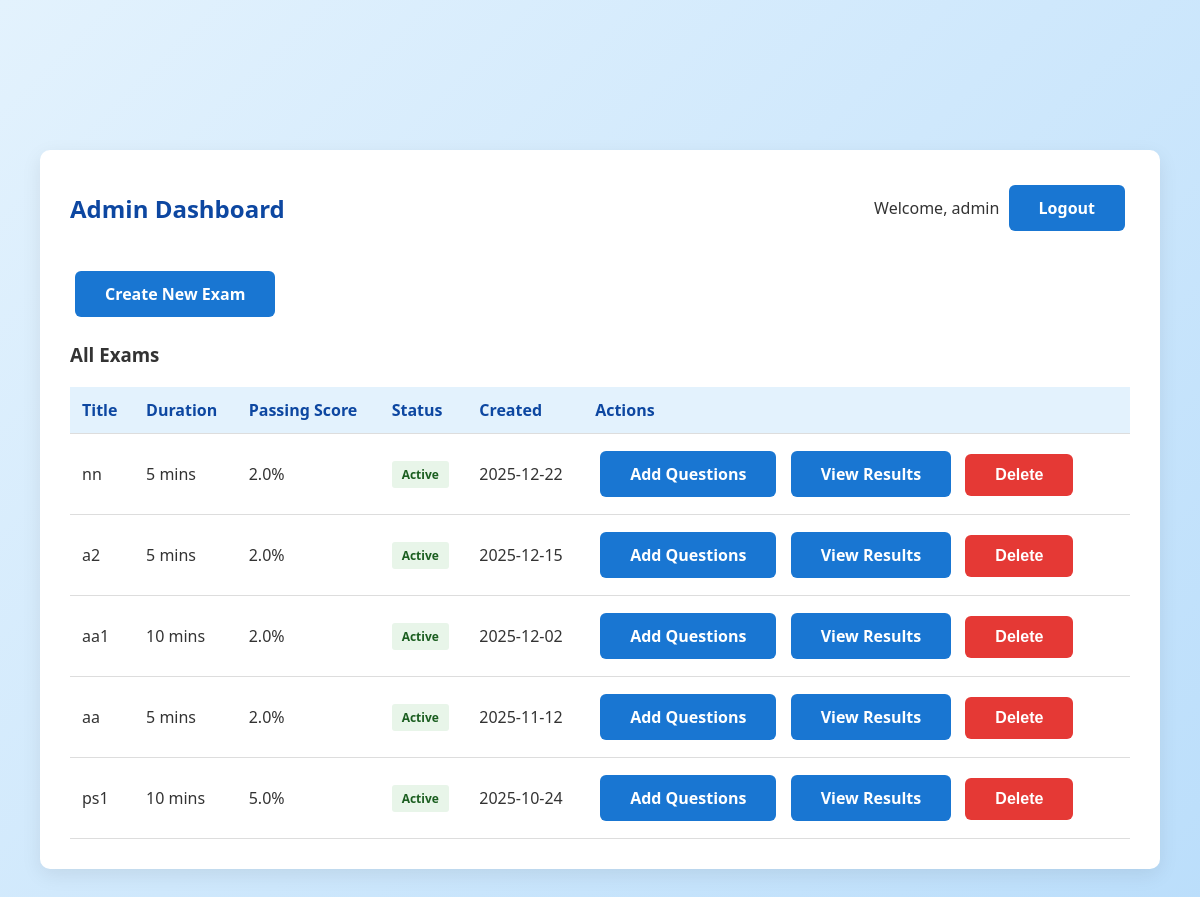
The page /admin/dashboard (signed in) on the database its author committed.
### tables this page shows
CREATE TABLE exams (
        id INTEGER PRIMARY KEY AUTOINCREMENT,
        title TEXT NOT NULL,
        description TEXT,
        duration_minutes INTEGER NOT NULL,
        passing_score REAL,
        is_active INTEGER DEFAULT 1,
        created_at TIMESTAMP DEFAULT CURRENT_TIMESTAMP
    );

### app.py (the view)
@app.route('/admin/dashboard')
def admin_dashboard():
    if session.get('role') != 'admin':
        return redirect(url_for('admin_login'))
    conn = get_db()
    exams = conn.execute('SELECT * FROM exams ORDER BY created_at DESC').fetchall()
    conn.close()
    return render_template('admin_dashboard.html', exams=exams)

### app.py (called while the page is built)
def get_db():
    conn = sqlite3.connect('exam_system.db')
    conn.row_factory = sqlite3.Row
    return conn

### templates/admin_dashboard.html (shortened to what this page needs)
<!DOCTYPE html>
<html lang="en">
<head>
    <link rel="stylesheet" href="{{ url_for('static', filename='css/style.css') }}">
</head>
<body>
    <div class="container">
        <div class="dashboard">
            <div class="dashboard-header">
                <h2>Admin Dashboard</h2>
                <div>
                    <span>Welcome, {{ session.username }}</span>
                    <a href="{{ url_for('logout') }}" class="btn btn-secondary">Logout</a>
                </div>
            </div>
            <div style="margin-bottom: 20px;">
                <a href="{{ url_for('admin.create_exam') }}" class="btn btn-primary">Create New Exam</a>
            </div>
            <h3>All Exams</h3>
            {% if exams %}
            <table class="table">
                <thead>
                    <tr>
                        <th>Title</th>
                        <th>Duration</th>
                        <th>Passing Score</th>
                        <th>Status</th>
                        <th>Created</th>
                        <th>Actions</th>
                    </tr>
                </thead>
                <tbody>
                    {% for exam in exams %}
                    <tr>
                        <td>{{ exam['title'] }}</td>
                        <td>{{ exam['duration_minutes'] }} mins</td>
                        <td>{{ exam['passing_score'] }}%</td>
                        <td>
                            {% if exam['is_active'] %}
                                <span class="badge badge-success">Active</span>
                            {% else %}
                                <span class="badge badge-warning">Inactive</span>
                            {% endif %}
                        </td>
                        <td>{{ exam['created_at'][:10] }}</td>
                        <td>
                            <a href="{{ url_for('admin.upload_questions', exam_id=exam['id']) }}" class="btn btn-secondary">Add Questions</a>
                            <a href="{{ url_for('admin.view_results', exam_id=exam['id']) }}" class="btn btn-primary">View Results</a>
                            <button class="btn btn-danger" onclick="confirmDelete({{ exam['id'] }}, '{{ exam['title'] }}')">Delete</button>
                        </td>
                    </tr>
                    {% endfor %}
                </tbody>
            </table>
            {% else %}
            <p>No exams created yet. Create your first exam to get started!</p>
            {% endif %}
        </div>
    </div>
</body>
</html>

### static/css/style.css (style rules this page uses)
* { margin: 0; padding: 0; box-sizing: border-box; }
body { font-family: 'Segoe UI', Tahoma, Geneva, Verdana, sans-serif; background: linear-gradient(135deg, #e3f2fd, #bbdefb); min-height: 100vh; padding: 40px; color: #333; }
.container { max-width: 1200px; margin: 0 auto; padding-top: 90px; }
.btn { display: inline-block; padding: 12px 30px; margin: 5px; border-radius: 6px; text-decoration: none; font-weight: 600; transition: all 0.3s; border: none; cursor: pointer; font-size: 16px; }
.btn-primary, .btn-success, .btn-secondary { background: #1976d2; color: white; }
.btn-danger { background: #e53935; color: white; }
.dashboard { background: white; border-radius: 10px; padding: 30px; margin-top: 20px; box-shadow: 0 6px 20px rgba(0, 0, 0, 0.08); }
.dashboard-header { display: flex; justify-content: space-between; align-items: center; margin-bottom: 30px; }
.dashboard-header h2 { color: #0d47a1; }
.table { width: 100%; border-collapse: collapse; margin-top: 20px; }
.table th, .table td { padding: 12px; text-align: left; border-bottom: 1px solid #ddd; }
.table th { background: #e3f2fd; font-weight: 600; color: #0d47a1; }
.badge { display: inline-block; padding: 5px 10px; border-radius: 3px; font-size: 12px; font-weight: 600; }
.badge-success { background: #e8f5e9; color: #1b5e20; }

### rows shown on the page
exams: title "nn", duration_minutes "5", passing_score "2.0", is_active "Active", created_at "2025-12-22"
exams: title "a2", duration_minutes "5", passing_score "2.0", is_active "Active", created_at "2025-12-15"
exams: title "aa1", duration_minutes "10", passing_score "2.0", is_active "Active", created_at "2025-12-02"
exams: title "aa", duration_minutes "5", passing_score "2.0", is_active "Active", created_at "2025-11-12"
exams: title "ps1", duration_minutes "10", passing_score "5.0", is_active "Active", created_at "2025-10-24"

### other values the page prints
{{ session.username }} "admin"
